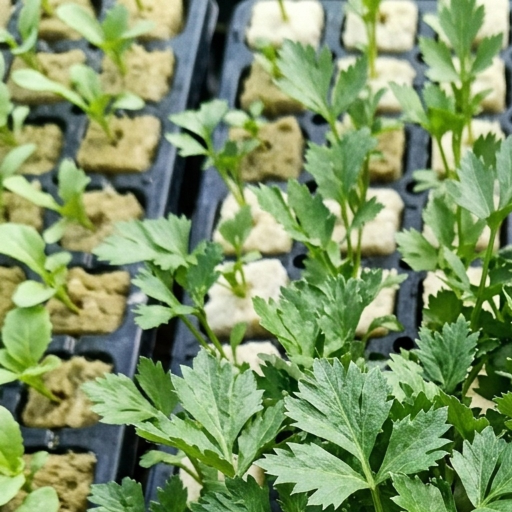
#> input picture Seledri/seledri_01_crop1.jpg, 1024 x 1024 px (shown at 1/2 size)
$ python -i train_models_unified.py   (imports and definitions only)
#> lines starting #> are read from the running program, lines starting #| are printed output that depends on the picture; after the words box and inside, x2 and y2 are one past the last pixel; in counts of white or black regions, pixels touching at a corner belong together
import os
import glob
import json
import numpy as np
import pandas as pd
from PIL import Image
import joblib
from scipy.ndimage import sobel, label, binary_opening, binary_dilation
from sklearn.ensemble import RandomForestClassifier, ExtraTreesClassifier, VotingClassifier
from sklearn.neural_network import MLPClassifier
from sklearn.linear_model import Ridge
from sklearn.metrics import classification_report, accuracy_score, mean_absolute_error, mean_squared_error, r2_score
from sklearn.preprocessing import StandardScaler, MinMaxScaler
from sklearn.model_selection import StratifiedKFold, cross_val_score, KFold

BASE_DIR = os.path.dirname(os.path.abspath(__file__))
MODELS_DIR = os.path.join(BASE_DIR, "models")
DATA_DIR = os.path.join(BASE_DIR, "data")
IMAGES_DIR = os.path.join(DATA_DIR, "images")
# [1 line not run here, left out]

def extract_botanical_features(img_input):
    """
    Ekstraksi 61 fitur botani spektral & morfologi terpadu:
    1. Warna & Spektrum (28 fitur): RGB moments, HSV moments, ExG/ExR, foliage-specific stats.
    2. Biomarker Spesies (5 fitur): rasio antosianin merah-ungu (bayam), pelepah putih sukulen (pakcoy),
       kerapatan tekstur Sobel, high-edge ratio (selada/seledri), kompaktnas margin perimeter^2/area.
    3. Morfologi Tajuk (4 fitur): jumlah helai blob, dominansi helai utama, rasio aspek, lebar tajuk.
    4. Histogram Multi-Saluran (30 fitur): Green channel, Hue canal, dan ExG index.
    """
#> called with img_input = 'Seledri/seledri_01_crop1.jpg'
    if isinstance(img_input, str):
        img = Image.open(img_input).convert('RGB').resize((128, 128))
    else:
        img = img_input.convert('RGB').resize((128, 128))

    arr = np.array(img, dtype=np.float32) / 255.0
    hsv = np.array(img.convert('HSV'), dtype=np.float32) / 255.0

    exg = 2.0 * arr[:, :, 1] - arr[:, :, 0] - arr[:, :, 2]
    exr = 1.4 * arr[:, :, 0] - arr[:, :, 1]
    canopy_mask = exg > 0.05
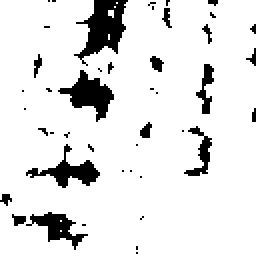
#> canopy_mask: shape (128, 128) bool (shown 2 times larger); 89.3% white; 44 black regions (31 under 20 px), largest, box (x1, y1, x2, y2) and area: (37, 0, 64, 33) 433, (29, 35, 57, 61) 316, (13, 72, 50, 94) 257
    canopy_cov = float(np.mean(canopy_mask))
#> canopy_cov = 0.893
    total_green = np.sum(canopy_mask)
#> total_green = 14628

    mean_rgb = arr.mean(axis=(0, 1))
#> mean_rgb = [0.495, 0.587, 0.399]
    std_rgb = arr.std(axis=(0, 1))
#> std_rgb = [0.232, 0.22, 0.222]
    mean_hsv = hsv.mean(axis=(0, 1))
#> mean_hsv = [0.28, 0.392, 0.595]
    std_hsv = hsv.std(axis=(0, 1))
#> std_hsv = [0.116, 0.216, 0.218]

    if np.any(canopy_mask):
        foliage_rgb = arr[canopy_mask].mean(axis=0)
#> foliage_rgb = [0.521, 0.617, 0.401]
        foliage_hsv = hsv[canopy_mask].mean(axis=0)
#> foliage_hsv = [0.25, 0.401, 0.621]
    else:
        foliage_rgb = mean_rgb
        foliage_hsv = mean_hsv

    # Biomarker 1: Rasio antosianin merah-ungu (bayam merah, lollo rossa)
    red_purple = (arr[:, :, 0] > 0.40) & (arr[:, :, 0] > arr[:, :, 1] * 1.05)
#> red_purple: shape (128, 128) bool; 3.4% white; 32 white regions (26 under 20 px), largest, box (x1, y1, x2, y2) and area: (16, 68, 32, 83) 159, (9, 114, 23, 128) 100, (24, 31, 39, 42) 75, (11, 95, 19, 106) 42, (67, 30, 75, 43) 40, (22, 49, 34, 57) 33
    red_purple_pct = float(np.mean(red_purple))
#> red_purple_pct = 0.0335

    # Biomarker 2: Rasio pelepah putih tebal sukulen (spesifik pakcoy matang/sendok)
    white_petiole = (arr[:, :, 0] > 0.45) & (arr[:, :, 1] > 0.50) & (arr[:, :, 2] > 0.35) & (hsv[:, :, 1] < 0.35) & (exg < 0.20)
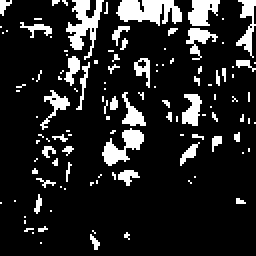
#> white_petiole: shape (128, 128) bool (shown 2 times larger); 14% white; 119 white regions (96 under 20 px), largest, box (x1, y1, x2, y2) and area: (58, 0, 91, 13) 292, (33, 0, 52, 30) 251, (51, 64, 72, 83) 185
    petiole_pct = float(np.mean(white_petiole))
#> petiole_pct = 0.14

    # Biomarker 3: Kerapatan tekstur Sobel & High-edge ratio (selada keriting/seledri bergerigi vs pakcoy licin)
    gray = 0.299 * arr[:, :, 0] + 0.587 * arr[:, :, 1] + 0.114 * arr[:, :, 2]
    gx = sobel(gray, axis=0)
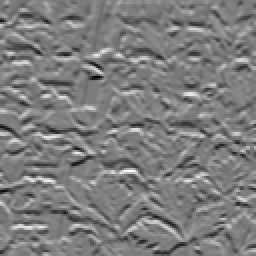
#> gx: shape (128, 128) float32 (shown 2 times larger); min -3.34, max 3.41, mean -0.0165; drawn with min black and max white
    gy = sobel(gray, axis=1)
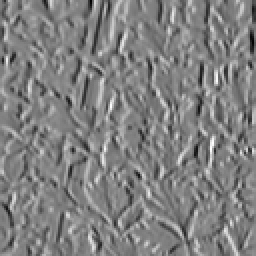
#> gy: shape (128, 128) float32 (shown 2 times larger); min -3.14, max 3.05, mean -0.0133; drawn with min black and max white
    grad = np.hypot(gx, gy)
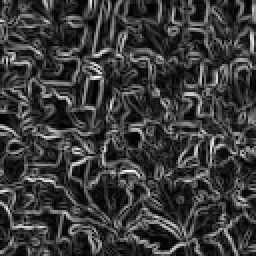
#> grad: shape (128, 128) float32 (shown 2 times larger); min 0.00337, max 3.41, mean 0.791; drawn with min black and max white
    tex_density = float(grad[canopy_mask].mean() if np.any(canopy_mask) else 0.0)
#> tex_density = 0.804
    high_edge_pct = float(np.mean(grad[canopy_mask] > 0.12) if np.any(canopy_mask) else 0.0)
#> high_edge_pct = 0.943

    # Biomarker 4: Compactness (P^2 / A: membedakan tepi daun keriting selada/seledri dari roset lonjong pakcoy)
    dilated = binary_dilation(canopy_mask)
#> dilated: shape (128, 128) bool; 93.8% white; 26 black regions (20 under 20 px), largest, box (x1, y1, x2, y2) and area: (40, 0, 63, 29) 318, (30, 36, 56, 59) 234, (24, 81, 49, 93) 150, (16, 107, 41, 123) 128, (100, 69, 105, 81) 33, (102, 33, 106, 42) 23
    perimeter_mask = dilated & (~canopy_mask)
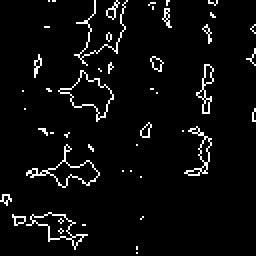
#> perimeter_mask: shape (128, 128) bool (shown 2 times larger); 4.6% white in thin lines or dots
    perimeter = np.sum(perimeter_mask)
#> perimeter = 746
    compactness = float((perimeter ** 2) / max(total_green, 1))
#> compactness = 38.04

    # Morfologi helai dan kontur
    opened = binary_opening(canopy_mask, structure=np.ones((3, 3)))
#> opened: shape (128, 128) bool; 88.8% white; 37 black regions (25 under 20 px), largest, box (x1, y1, x2, y2) and area: (37, 0, 64, 33) 446, (29, 35, 57, 61) 320, (13, 72, 50, 94) 265
    labeled, num_blobs = label(opened)
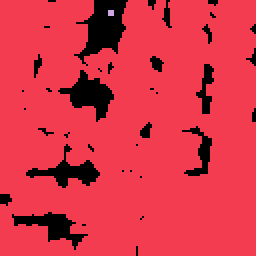
#> labeled: shape (128, 128) int32 (shown 2 times larger); 3 distinct labels, from 0 to 2; one colour per label, 0 black
#> num_blobs = 2
    max_w, max_h, max_area = 0, 0, 0
    for b in range(1, num_blobs + 1):
        coords = np.argwhere(labeled == b)
        area = len(coords)
        if area > max_area:
            max_area = area
            min_y, min_x = coords.min(axis=0)
            max_y, max_x = coords.max(axis=0)
            max_w = max_x - min_x + 1
            max_h = max_y - min_y + 1
#> this loop made 2 passes
#> (area, max_area, min_y, min_x, max_y, max_x, max_w, max_h) on pass 1: (14535, 14535, 0, 0, 127, 127, 128, 128)
#> after the loop, max_area = 14535; max_h = 128; max_w = 128; max_x = 127; max_y = 127; min_x = 0; min_y = 0

    dominance = float(max_area / max(total_green, 1))
#> dominance = 0.994
    aspect_ratio = float(max(max_w, max_h) / max(min(max_w, max_h), 1))
#> aspect_ratio = 1
    blade_w_ratio = float(max_w / 128.0)
#> blade_w_ratio = 1
    norm_blobs = float(min(num_blobs / 25.0, 1.0))
#> norm_blobs = 0.08

    # Histogram spektrum
    hist_g, _ = np.histogram(arr[:, :, 1], bins=10, range=(0, 1), density=True)
#> hist_g = [0.256, 0.327, 0.574, 0.88, 1.21, 1.5, 1.75, 1.67, 1.31, 0.528]
    hist_h, _ = np.histogram(hsv[:, :, 0], bins=10, range=(0, 1), density=True)
#> hist_h = [0.022, 2.25, 5.28, 1.11, 0.352, 0.975, 0.0159, 0, 0.00061, 0]
    hist_exg, _ = np.histogram(exg, bins=10, range=(-1, 2), density=True)
#> hist_exg = [0, 0, 0, 1.1, 1.94, 0.29, 0.00244, 0, 0, 0]

    feats = np.concatenate([
        mean_rgb, std_rgb, mean_hsv, std_hsv,
        foliage_rgb, foliage_hsv,
        [canopy_cov, float(exg.mean()), float(exg.std()), float(exr.mean())],
        [red_purple_pct, petiole_pct, tex_density, high_edge_pct, compactness],
        [norm_blobs, dominance, aspect_ratio, blade_w_ratio],
        hist_g, hist_h, hist_exg
    ])
#> feats = 61 values, max 38.04 at index 26, min 0 at index 48, mean 1.22
    return feats

# [233 lines left out: functions train_species_classifier, train_visual_classifier, train_timeseries_forecaster, not called in this run]

# [4 lines not run here, left out]

>>> result = extract_botanical_features('Seledri/seledri_01_crop1.jpg')
#> result has the same summary as feats in extract_botanical_features
